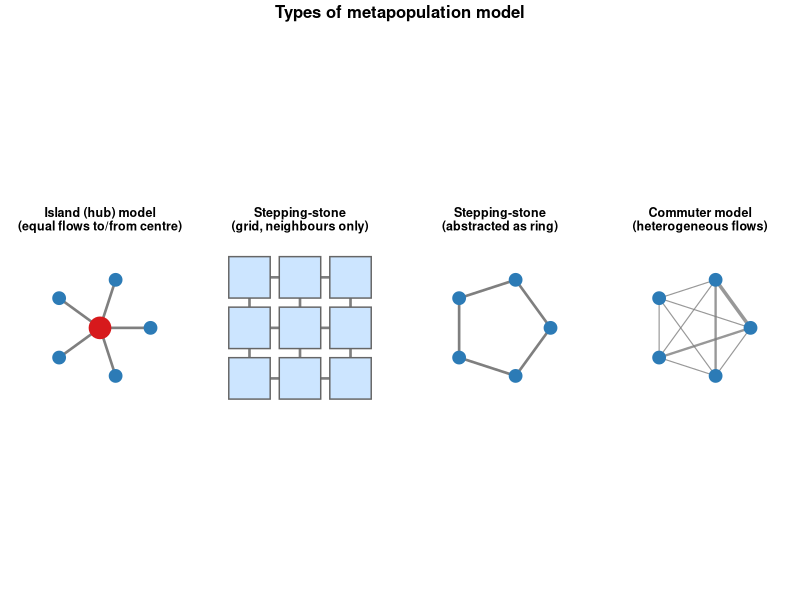

Write R code to recreate this figure.
# ============================================================
# Generate fig_metapop_types.png
#
# Four-panel schematic illustrating different metapopulation
# model structures:
#   1. Island (hub) model
#   2. Stepping-stone (grid)
#   3. Stepping-stone (abstracted as ring)
#   4. Commuter model with heterogeneous flows
#
# Source-sink is noted in the caption as a special case of
# the island/commuter model with asymmetric rates rather
# than as a separate panel.
#
# Written by Claude Sonnet 4.6 (Anthropic)
# ============================================================

library(ggplot2)
library(gridExtra)

theta5 <- seq(0, 2*pi, length.out = 6)[-6]

# -------------------------------------------------------
# Panel 1: Island (hub) model
# -------------------------------------------------------
nodes_hub <- data.frame(
  x    = c(0, cos(theta5)),
  y    = c(0, sin(theta5)),
  id   = 1:6,
  size = c(7, rep(4, 5)),
  col  = c("#d7191c", rep("#2c7bb6", 5))
)
edges_hub <- data.frame(
  x    = nodes_hub$x[1],
  y    = nodes_hub$y[1],
  xend = nodes_hub$x[2:6],
  yend = nodes_hub$y[2:6]
)

# -------------------------------------------------------
# Panel 2a: Stepping-stone (3x3 grid, matching CA schematic)
# -------------------------------------------------------
grid_n <- 3
gx <- rep(1:grid_n, each = grid_n)
gy <- rep(1:grid_n, times = grid_n)
nodes_grid <- data.frame(x = gx, y = gy, id = 1:(grid_n^2))

from_g <- c(); to_g <- c()
for (r in 1:grid_n) {
  for (cc in 1:grid_n) {
    idx <- (r - 1) * grid_n + cc
    if (cc < grid_n) { from_g <- c(from_g, idx); to_g <- c(to_g, idx + 1) }
    if (r  < grid_n) { from_g <- c(from_g, idx); to_g <- c(to_g, idx + grid_n) }
  }
}
edges_grid <- data.frame(
  x    = nodes_grid$x[from_g],
  y    = nodes_grid$y[from_g],
  xend = nodes_grid$x[to_g],
  yend = nodes_grid$y[to_g]
)

# -------------------------------------------------------
# Panel 2b: Stepping-stone (abstracted as ring)
# -------------------------------------------------------
nodes_ring <- data.frame(x = cos(theta5), y = sin(theta5),
                          id = 1:5, size = 4, col = "#2c7bb6")
edges_ring <- data.frame(
  x    = nodes_ring$x[c(1, 2, 3, 4, 5)],
  y    = nodes_ring$y[c(1, 2, 3, 4, 5)],
  xend = nodes_ring$x[c(2, 3, 4, 5, 1)],
  yend = nodes_ring$y[c(2, 3, 4, 5, 1)]
)

# -------------------------------------------------------
# Panel 4: Commuter model (fully connected, varying widths)
# Line thickness represents mobility flow strength
# -------------------------------------------------------
nodes_comm <- data.frame(x = cos(theta5), y = sin(theta5),
                          id = 1:5, size = 4, col = "#2c7bb6")
from_all <- c(1, 1, 1, 1, 2, 2, 2, 3, 3, 4)
to_all   <- c(2, 3, 4, 5, 3, 4, 5, 4, 5, 5)
weights  <- c(3, 1, 2, 1, 1, 1, 2, 1, 1, 1)
edges_comm <- data.frame(
  x    = nodes_comm$x[from_all],
  y    = nodes_comm$y[from_all],
  xend = nodes_comm$x[to_all],
  yend = nodes_comm$y[to_all],
  w    = weights
)

# -------------------------------------------------------
# Plotting helpers
# -------------------------------------------------------
plot_circle <- function(nodes_df, edges_df, title, vary_width = FALSE) {
  p <- ggplot() +
    theme_void(base_size = 9) +
    labs(title = title) +
    theme(plot.title    = element_text(hjust = 0.5, face = "bold", size = 9),
          plot.margin   = margin(4, 4, 4, 4))

  if (vary_width) {
    p <- p + geom_segment(data = edges_df,
                          aes(x = x, y = y, xend = xend, yend = yend,
                              linewidth = I(w * 0.4)),
                          colour = "grey50", alpha = 0.8)
  } else {
    p <- p + geom_segment(data = edges_df,
                          aes(x = x, y = y, xend = xend, yend = yend),
                          colour = "grey50", linewidth = 0.9)
  }

  p + geom_point(data = nodes_df, aes(x = x, y = y),
                 size   = nodes_df$size,
                 colour = nodes_df$col) +
    xlim(-1.7, 1.7) + ylim(-1.7, 1.7) + coord_fixed()
}

plot_grid_panel <- function(nodes_df, edges_df, title) {
  ggplot() +
    theme_void(base_size = 9) +
    labs(title = title) +
    theme(plot.title  = element_text(hjust = 0.5, face = "bold", size = 9),
          plot.margin = margin(4, 4, 4, 4)) +
    geom_segment(data = edges_df,
                 aes(x = x, y = y, xend = xend, yend = yend),
                 colour = "grey50", linewidth = 0.9) +
    geom_tile(data = nodes_df, aes(x = x, y = y),
              width = 0.82, height = 0.82,
              fill = "#cce5ff", colour = "grey40", linewidth = 0.5) +
    xlim(0.3, grid_n + 0.7) + ylim(0.3, grid_n + 0.7) +
    coord_fixed()
}

# -------------------------------------------------------
# Build panels
# -------------------------------------------------------
p1  <- plot_circle(nodes_hub, edges_hub,
                   "Island (hub) model\n(equal flows to/from centre)")

p2a <- plot_grid_panel(nodes_grid, edges_grid,
                       "Stepping-stone\n(grid, neighbours only)")

p2b <- plot_circle(nodes_ring, edges_ring,
                   "Stepping-stone\n(abstracted as ring)")

p4  <- plot_circle(nodes_comm, edges_comm,
                   "Commuter model\n(heterogeneous flows)",
                   vary_width = TRUE)

# -------------------------------------------------------
# Combine and save
# -------------------------------------------------------
png("fig_metapop_types.png", width = 960, height = 380, res = 120)
grid.arrange(
  p1, p2a, p2b, p4,
  ncol = 4,
  top  = grid::textGrob(
    "Types of metapopulation model",
    gp = grid::gpar(fontsize = 12, fontface = "bold")
  )
)
dev.off()
